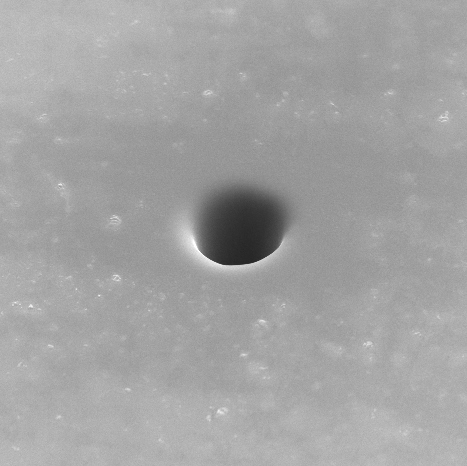
#> input picture data/7.png, 467 x 466 px
$ jupyter execute --allow-errors xrepka07.ipynb
#> lines starting #> are read from the running program, lines starting #| are printed output that depends on the picture; after the words box and inside, x2 and y2 are one past the last pixel; in counts of white or black regions, pixels touching at a corner belong together
### dev/helpers.py
from time import sleep
from typing import Literal
import cv2 as cv
import numpy as np
import matplotlib.pyplot as plt
import configparser


# [69 lines left out: functions plotImageAs3D, plotImageContours, not called in this run]


def load_image(path: str) -> np.ndarray:
    """Attempts to load an image and remove info strip if .hdr file is available.

    Args:
        path (str): Path to file. Header file is expected to be in the same folder and have ususal format (.png replaced with -png.hdr)

    Raises:
        Exception: If path to file is invalid

    Returns:
        np.ndarray: Loaded image [with cropped info strip].
    """
#> called with path = '../data/7.png'
    img = cv.imread(path, cv.IMREAD_GRAYSCALE)
#> img is the input picture: shape (466, 467); min 37, max 255, mean 162.9
    if img is None:
        raise Exception(f"Invalid image path: {path}")
    inipath = path[:-4] + "-png.hdr"
    config = configparser.ConfigParser()
    try:
        config.read(inipath)
        ssize = int(config["MAIN"]["ImageStripSize"])
        img = img[:-ssize]

    except:
        pass
    return img


# [7 lines left out: function draw_ellipse, not called in this run]

### dev/xrepka07.ipynb
[cell 1]
import cv2 as cv
import matplotlib
import numpy as np
import matplotlib.pyplot as plt
from ellipse import LsqEllipse
from helpers import load_image, draw_ellipse

[cell 2]
def findSeed(img: np.ndarray):
    ksize = min(img.shape)//5
    kernel = np.ones((ksize, ksize), np.float32)/(ksize**2)
    im = img.astype(np.float32)
    dst = cv.filter2D(im, -1, kernel)
    _, _, minLoc, _ = cv.minMaxLoc(dst)
    return minLoc

[cell 3]
def fitEllipse(X1, X2):
    X = np.array(list(zip(X1, X2)))
    reg = LsqEllipse().fit(X)
    return reg.as_parameters()

[cell 4]
path = "../data/7.png"
path = path.strip()
img = load_image(path)
img = cv.GaussianBlur(img, (5, 5), 0)
plt.imshow(cv.cvtColor(img, cv.COLOR_GRAY2RGB))

[cell 5]
# find background mean and standard deviation
center = (img.shape[1]//2, img.shape[0]//2)
#> center = (233, 233)

# filter part of the image, where only background should be
ellipseMask = np.zeros_like(img, dtype=np.uint8)
ellipseMask = cv.ellipse(ellipseMask, center, center, 0, 0, 360, 255, -1)
ellipseMaskInv = np.bitwise_not(ellipseMask).astype(np.uint8)
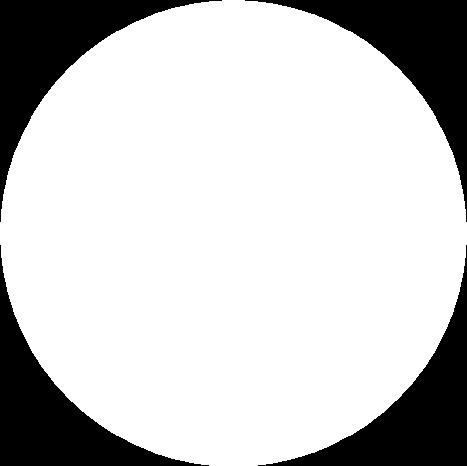
#> ellipseMask: shape (466, 467); 78.6% white; 4 black regions, box (x1, y1, x2, y2) and area: (0, 0, 222, 222) 11764, (245, 0, 467, 222) 11759, (0, 245, 209, 466) 11532, (258, 245, 467, 466) 11527
background = np.bitwise_and(img, ellipseMaskInv)
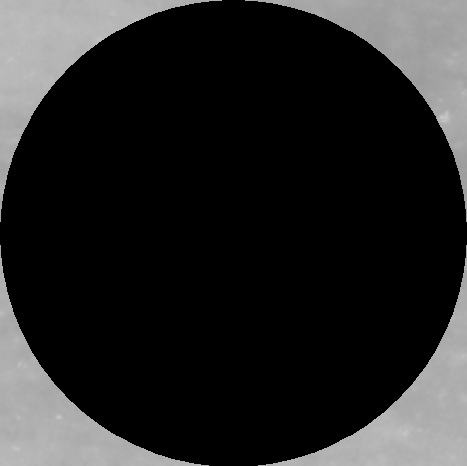
#> background: shape (466, 467); min 0, max 201, mean 37.3
plt.imshow(background)

[cell 6]
# calculate its characteristics
counts, bins = np.histogram(background, 256, [0, 256])
#> counts = 256 values, max 171040 at index 0, min 0 at index 1, mean 850.1; bins = 257 values from 0 to 256
counts[0] = 0
thresh = max(counts) / 20
#> thresh = 134.4
print(thresh)
#| 134.4
counts[counts < thresh] = 0
plt.bar(range(0, 256), counts, 1)
plt.show()
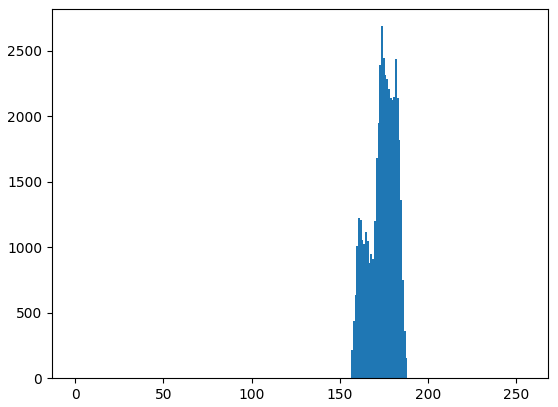
#> figure drawn by matplotlib, 1 panel; tallest bar 2688 high, from x = 173.5 to 174.5
probs = counts / np.sum(counts)
#> probs = 256 values, max 0.058 at index 174, min 0 at index 0, mean 0.00391
vals = list(range(256))
mean = np.sum(probs * vals)
#> mean = 174.2
sd = np.sqrt(np.sum(probs * (vals - mean)**2))
#> sd = 7.5

# mask out where the background should be
mask = np.logical_or(img > (mean+sd*3), img < mean-sd*3)
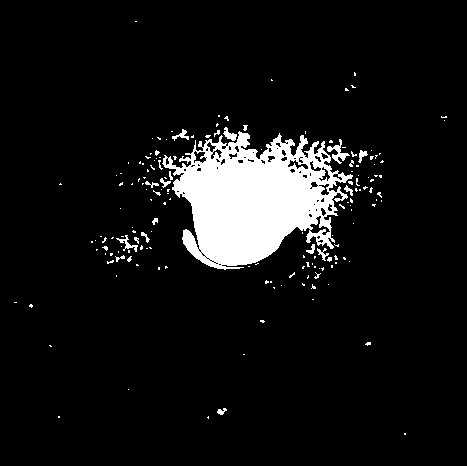
#> mask: shape (466, 467) bool; 7.9% white; 166 white regions (146 under 20 px), largest, box (x1, y1, x2, y2) and area: (162, 131, 353, 270) 15271, (327, 139, 350, 164) 185, (116, 235, 138, 252) 103
mask = mask.astype(np.uint8)

# filter out background to reduce noise
mask = np.logical_and(mask, ellipseMask).astype(np.uint8)

# further remove noise (values are 1 or 0, if pixel does not have enough neighbours, the value will be rounded to 0)
plt.title("Vyfiltrované pozadie na celej snímke")
plt.imshow(mask)
plt.show()

[cell 7]
amask = cv.medianBlur(mask, 3)
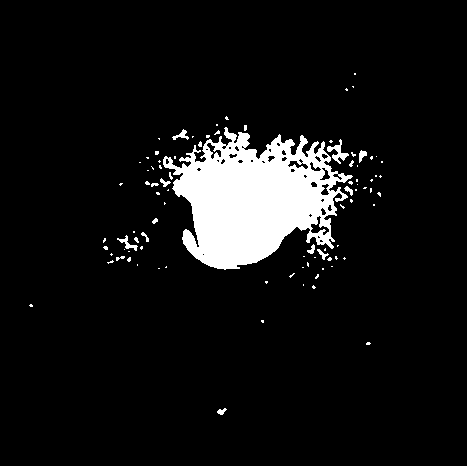
#> amask: shape (466, 467); values 0 (black) and 1 (white), 7.7% white; 91 white regions (77 under 20 px), largest, box (x1, y1, x2, y2) and area: (163, 127, 353, 270) 15525, (327, 139, 349, 164) 186, (117, 235, 138, 251) 98
plt.title("Filtrovanie šumu")
plt.imshow(amask)
plt.show()

[cell 8]
mmask = cv.morphologyEx(mask, cv.MORPH_CLOSE, np.ones((7, 7)))
#> mmask: shape (466, 467); values 0 (black) and 1 (white), 10% white; 45 white regions (38 under 20 px), largest, box (x1, y1, x2, y2) and area: (138, 115, 384, 270) 20457, (95, 227, 152, 264) 784, (302, 262, 324, 289) 160
plt.title("Morfologické zatváranie")
plt.imshow(mmask)
plt.show()

[cell 9]
bmask = cv.medianBlur(mmask, 5)
#> bmask: shape (466, 467); values 0 (black) and 1 (white), 9.8% white; 13 white regions (4 under 20 px), largest, box (x1, y1, x2, y2) and area: (139, 125, 382, 269) 20176, (99, 230, 150, 263) 767, (172, 130, 194, 140) 119
plt.title("Filtrovanie šumu")
plt.imshow(bmask)
plt.show()

[cell 10]
# close and double floodfill to hopefuly extract only the hole
ffmask = np.zeros_like(bmask, dtype=np.uint8)
ffmask = np.zeros((bmask.shape[0]+2, bmask.shape[1]+2), dtype=np.uint8)
cv.floodFill(bmask, ffmask, (0, 0), 1, flags=cv.FLOODFILL_MASK_ONLY)
# mask = np.invert(ffmask)
fmask2 = np.zeros_like(ffmask)
seed = findSeed(ffmask)
#> in findSeed, `dst = cv.filter2D(im, -1, kernel)`:
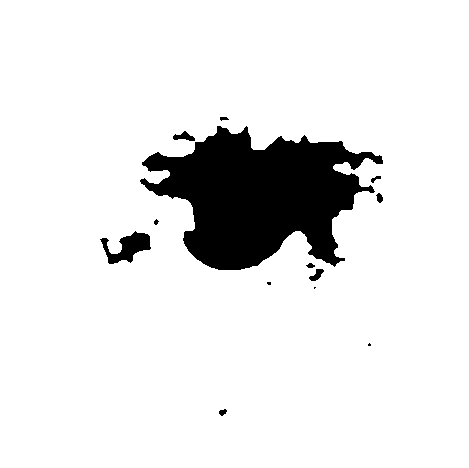
#> im: shape (468, 469) float32; values 0 (black) and 1 (white), 90.2% white; 13 black regions (4 under 20 px), largest, box (x1, y1, x2, y2) and area: (140, 126, 383, 270) 20176, (100, 231, 151, 264) 811, (173, 131, 195, 141) 119
#> in findSeed, `_, _, minLoc, _ = cv.minMaxLoc(dst)`:
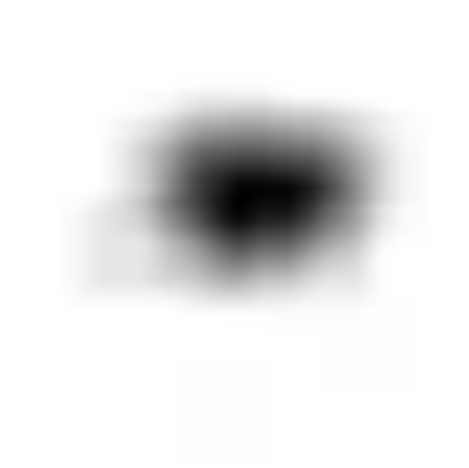
#> dst: shape (468, 469) float32; min 0.00231, max 1, mean 0.902
#> seed = (241, 196)
print(seed)
#| (241, 196)
plt.title("floodfill")
plt.imshow(ffmask)
plt.show()
cv.floodFill(ffmask[1:-1, 1:-1], fmask2, seed, 1, flags=cv.FLOODFILL_MASK_ONLY)
fmask2 = fmask2[1:-1, 1:-1]

plt.title("Dvojitý floodfill")
plt.imshow(fmask2)
plt.show()

[cell 11]
dilated = cv.morphologyEx(fmask2, cv.MORPH_DILATE, np.ones((3, 3)))
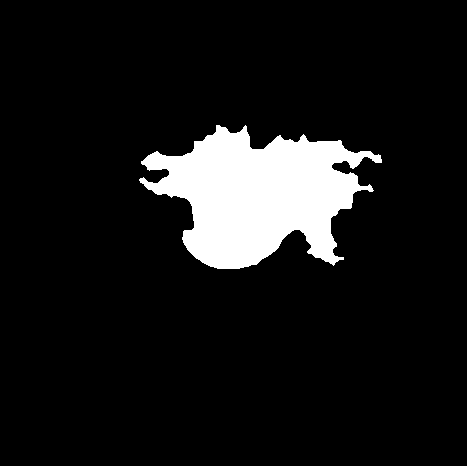
#> fmask2: shape (466, 467); values 0 (black) and 1 (white), 9.3% white; 1 white region, box (x1, y1, x2, y2) and area: (139, 125, 382, 269) 20176
edge = dilated - fmask2
plt.title("Extrakcia hrany")
plt.imshow(edge)
plt.show()
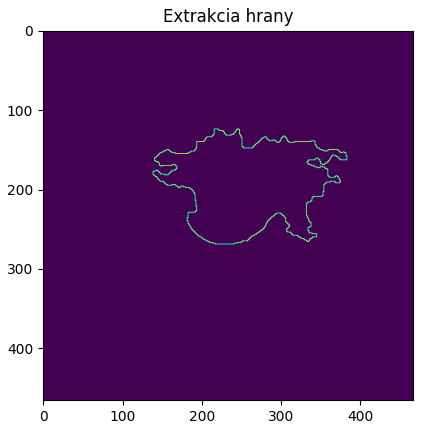
#> figure drawn by matplotlib, 1 panel

[cell 12]
a, b = np.nonzero(edge)
#> a = 1200 values from 124 to 269
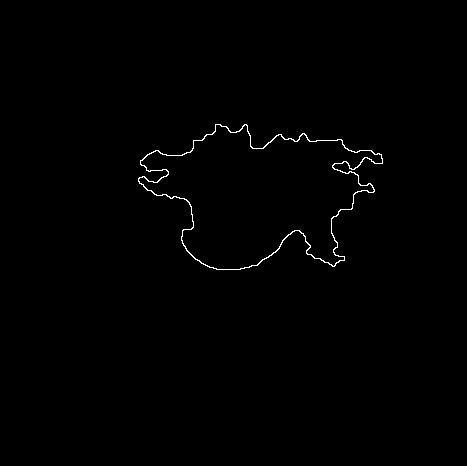
#> edge: shape (466, 467); values 0 (black) and 1 (white), 0.55% white in thin lines or dots, all inside (x1, y1, x2, y2) = (138, 124, 383, 270)
#> (the rest of this cell did not finish here and is left out)

elimg = draw_ellipse(cv.cvtColor(img, cv.COLOR_GRAY2BGR), *params)
plt.title("Výsledok")
plt.imshow(elimg)
plt.axis('off')
plt.show()

$ run again, with data/0.png copied over data/7.png
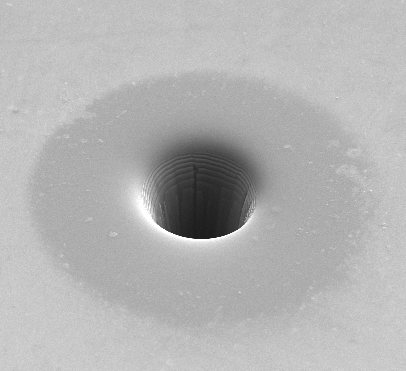
#> input picture data/0.png, 406 x 371 px
#> in load_image, img is the input picture: shape (371, 406); min 27, max 255, mean 179.5
#> `ellipseMaskInv = np.bitwise_not(ellipseMask).astype(np.uint8)`:
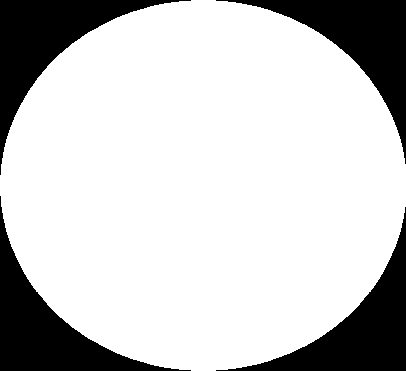
#> ellipseMask: shape (371, 406); 78.6% white; 4 black regions, box (x1, y1, x2, y2) and area: (0, 0, 191, 175) 8140, (0, 196, 191, 371) 8132, (216, 0, 406, 164) 7965, (216, 207, 406, 371) 7957
#> counts = 256 values, max 118432 at index 0, min 0 at index 1, mean 588.4; bins = 257 values from 0 to 256
#> thresh = 157.8
#| 157.75
#> probs = 256 values, max 0.0984 at index 193, min 0 at index 0, mean 0.00391
#> mean = 196.1
#> sd = 3.83
#> amask: shape (371, 406); values 0 (black) and 1 (white), 43.9% white; 5 white regions (3 under 20 px), largest, box (x1, y1, x2, y2) and area: (28, 72, 377, 338) 66074, (367, 192, 374, 201) 32
#> mmask: shape (371, 406); values 0 (black) and 1 (white), 44.8% white; 4 white regions (3 under 20 px), largest, box (x1, y1, x2, y2) and area: (28, 72, 379, 338) 67448
#> bmask: shape (371, 406); values 0 (black) and 1 (white), 44.8% white; 1 white region, box (x1, y1, x2, y2) and area: (28, 72, 378, 337) 67452
#> im: shape (373, 408) float32; values 0 (black) and 1 (white), 54.4% white; 1 black region, box (x1, y1, x2, y2) and area: (29, 73, 379, 338) 69391
#| (321, 213)
#> fmask2: shape (371, 406); values 0 (black) and 1 (white), 46.1% white; 1 white region, box (x1, y1, x2, y2) and area: (28, 72, 378, 337) 69391
#> `a, b = np.nonzero(edge)`:
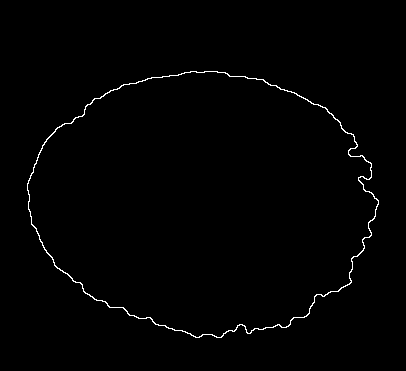
#> edge: shape (371, 406); values 0 (black) and 1 (white), 0.89% white in thin lines or dots, all inside (x1, y1, x2, y2) = (27, 71, 379, 338)

$ run again, with data/1.png copied over data/7.png
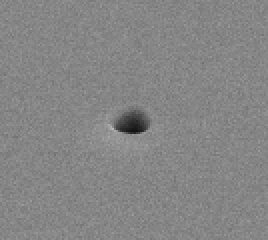
#> input picture data/1.png, 134 x 120 px (shown 2 times larger)
#> in load_image, img is the input picture: shape (120, 134); min 17, max 185, mean 133.2
#> ellipseMask: shape (120, 134); 79.4% white; 4 black regions, box (x1, y1, x2, y2) and area: (0, 0, 59, 54) 889, (0, 67, 53, 120) 830, (76, 0, 134, 48) 829, (82, 73, 134, 120) 771
#> counts = 256 values, max 12761 at index 0, min 0 at index 1, mean 62.81; bins = 257 values from 0 to 256
#> thresh = 39.25
#| 39.25
#> probs = 256 values, max 0.241 at index 133, min 0 at index 0, mean 0.00391
#> mean = 133.6
#> sd = 1.56
#> amask: shape (120, 134); values 0 (black) and 1 (white), 4% white; 3 white regions (2 under 20 px), largest, box (x1, y1, x2, y2) and area: (44, 53, 81, 79) 644
#> mmask: shape (120, 134); values 0 (black) and 1 (white), 5% white; 17 white regions (16 under 20 px), largest, box (x1, y1, x2, y2) and area: (39, 53, 81, 82) 743
#> bmask: shape (120, 134); values 0 (black) and 1 (white), 4.5% white; 1 white region, box (x1, y1, x2, y2) and area: (39, 53, 81, 79) 731
#> im: shape (122, 136) float32; values 0 (black) and 1 (white), 95.6% white; 1 black region, box (x1, y1, x2, y2) and area: (40, 54, 82, 80) 731
#| (63, 67)
#> `a, b = np.nonzero(edge)`:
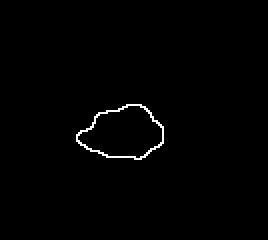
#> edge: shape (120, 134) (shown 2 times larger); values 0 (black) and 1 (white), 0.87% white in thin lines or dots, all inside (x1, y1, x2, y2) = (38, 52, 82, 80)
